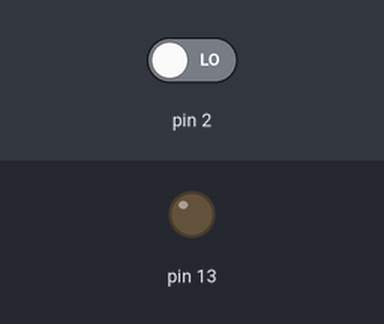
Bench run of a sketch on a simulated Arduino Uno, built with avr-gcc and run on an emulated ATmega328P. Parts: output pins drawn as LEDs (lit = HIGH). Dashed ring = blinking. The test bench sets the inputs (shaded band); at power-on: pin 2 LOW.

Above: at 1.2 s.
1.3 s: pin 2 driven HIGH
At 1.55 s:
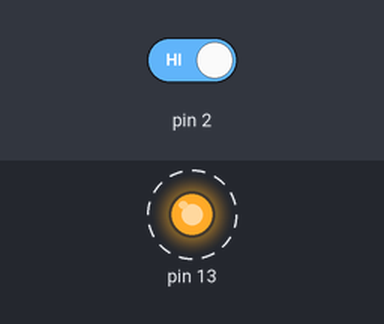
4.3 s: pin 2 driven LOW
At 4.3 s:
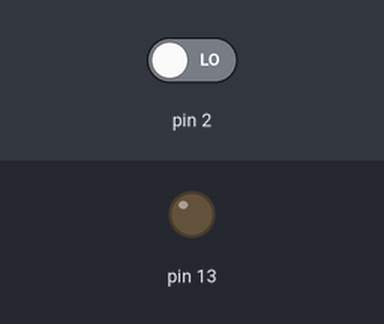
Timing chart, 0 to 7.3 s (numbered marks = the images above; inputs shaded):
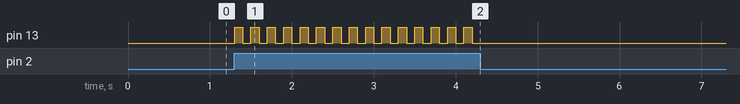

Measured:
- after the input at 1.3 s, pin 13: alternates HIGH for 0.10 s and LOW for 0.10 s, starting at once
- after the input at 4.3 s, pin 13: stops changing and stays LOW

The sketch:

botao2.ino
```cpp
boolean boo = false;
void setup() {
  // put your setup code here, to run once:
 pinMode(2,INPUT);
 pinMode(13,OUTPUT);
}

void loop() {
  // put your main code here, to run repeatedly:
  if (digitalRead(2) == HIGH) boo = !boo;
  digitalWrite(13,boo);
  delay(100);
}
```
